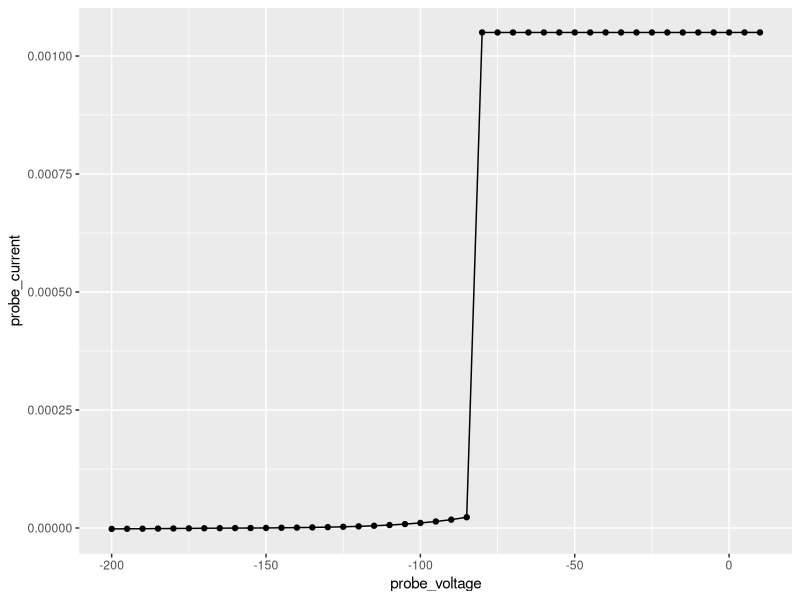
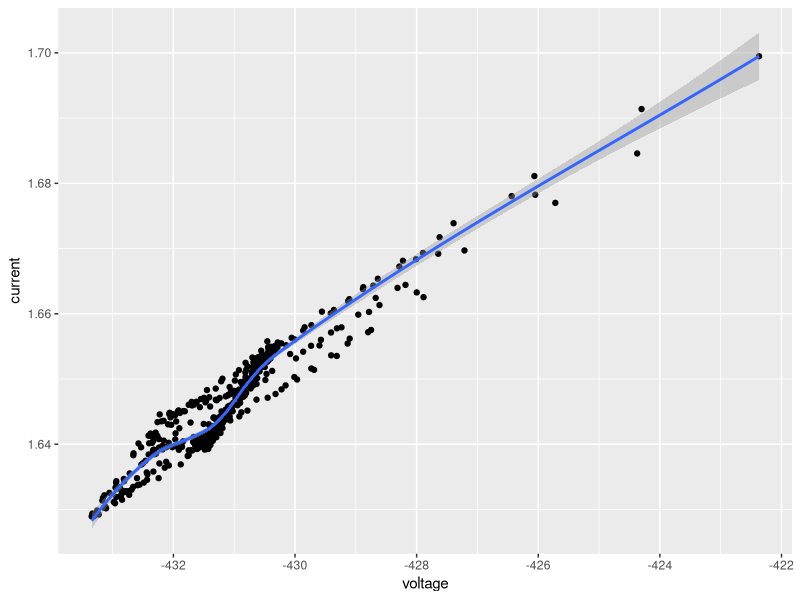
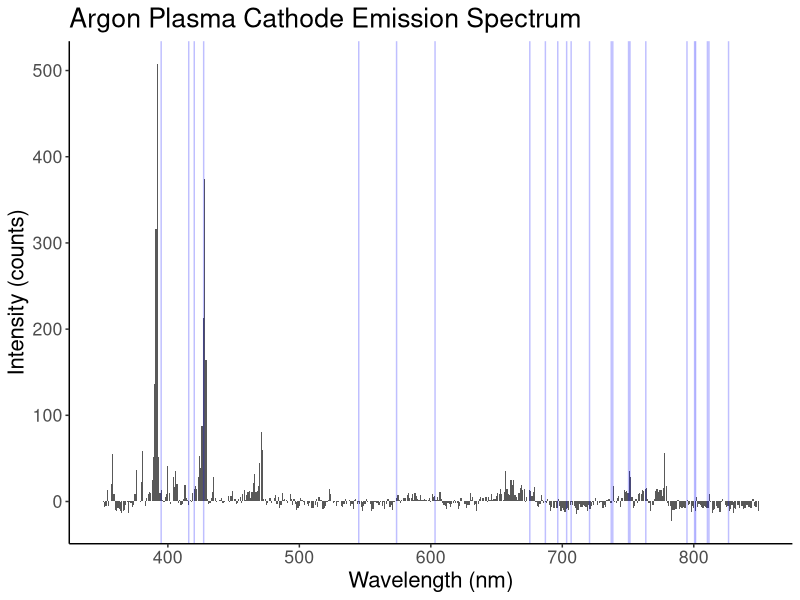
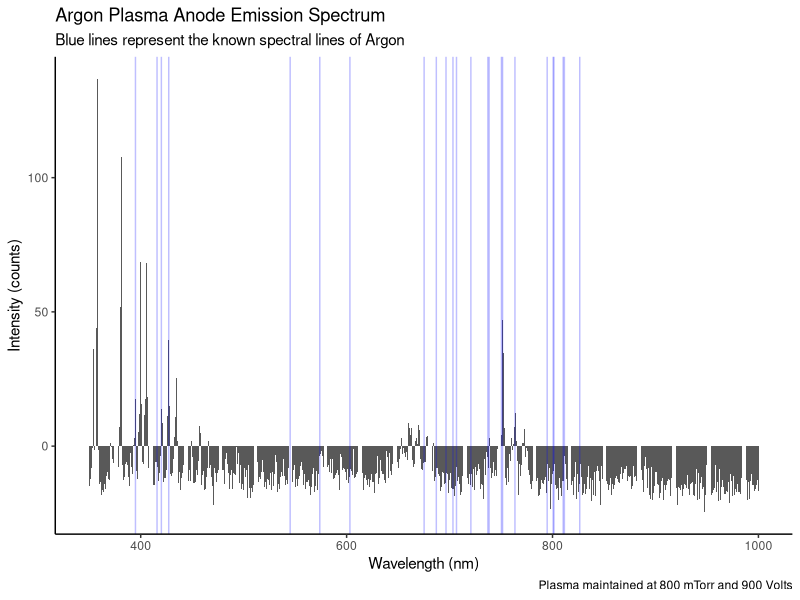
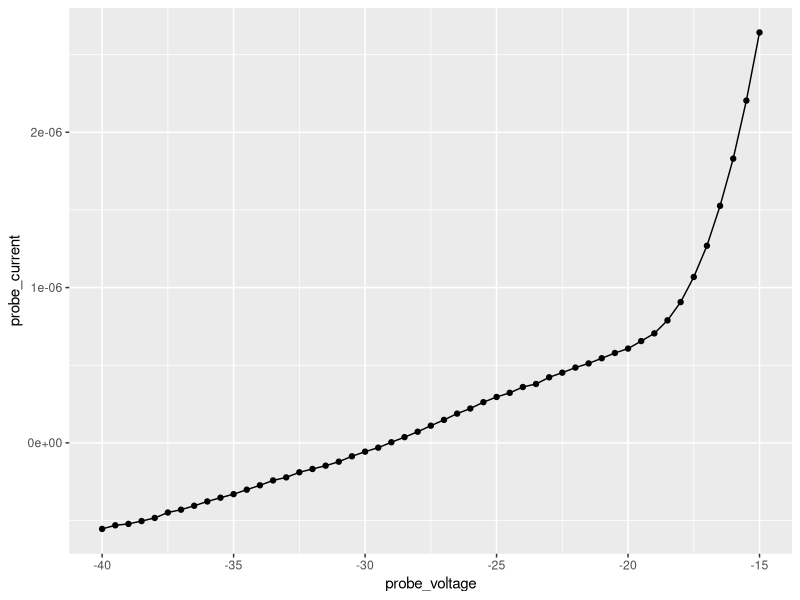
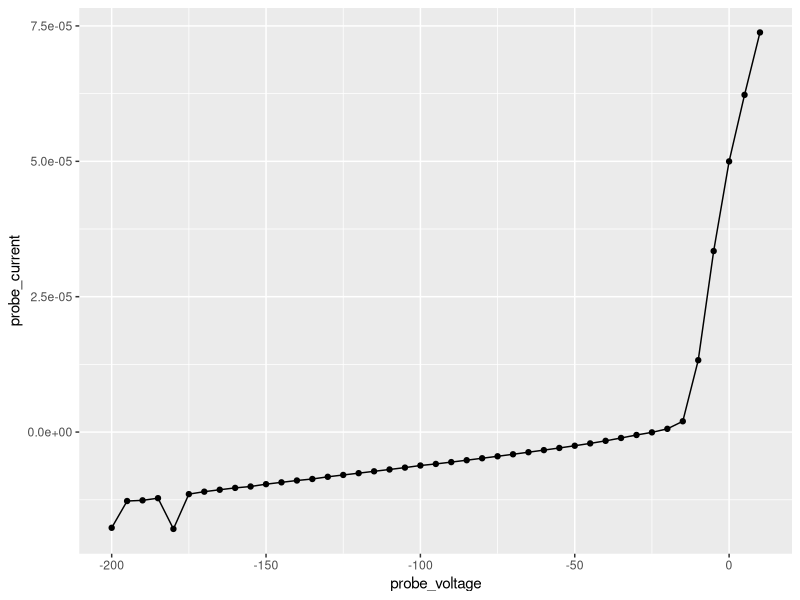
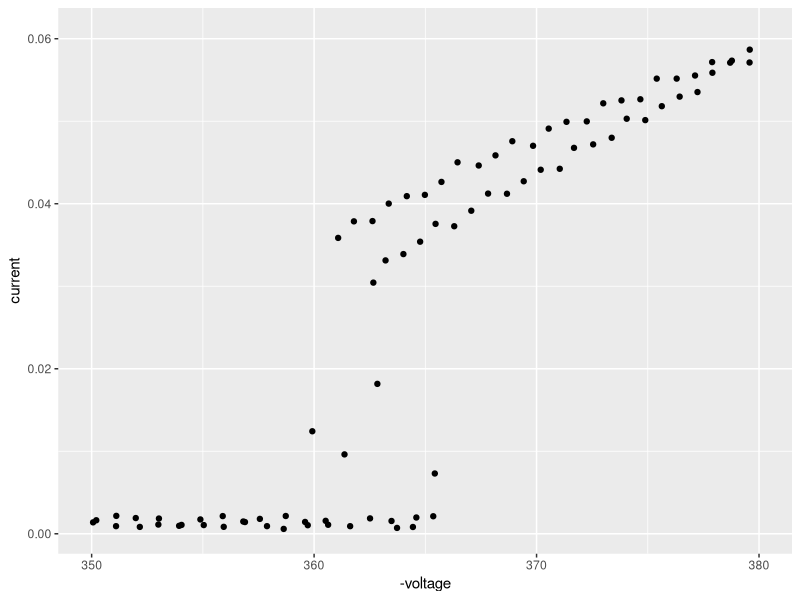
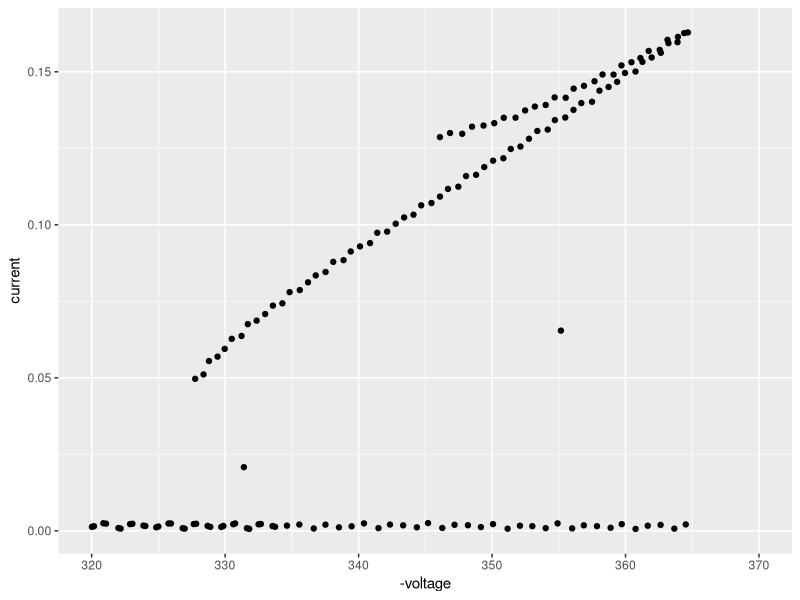

The R source for these figures, in order:
## ---- chunk 1
knitr::opts_chunk$set(echo = TRUE)
library(tidyverse)
library(ggthemes)
library(tidyr)

library(lubridate)
library(ggplot2)


## ---- chunk 2
dat <- read.csv('test4.csv') %>% 
  head(43) %>% 
  rename(probe_voltage = probe.voltage..V., probe_current = probe.current..A.)  %>% 
  mutate(probe_voltage = as.numeric(probe_voltage), probe_current = as.numeric(probe_current))

  dat %>% 
    ggplot(aes(x = probe_voltage, y = probe_current)) +
      geom_point() +
      geom_line()
  view(dat)
  
  #~230 mtorr

## ---- chunk 3

view(read.csv('test4.csv'))

data <- read.csv('test4.csv') %>% 
  tail(481) %>% 
  select(probe.voltage..V.) %>% 
  separate(col = probe.voltage..V., into = c("current", "voltage", "time"), sep = "\t") %>% 
  mutate(voltage = -as.numeric(voltage),
         current = as.numeric(current)) 

data %>% 
  ggplot(aes(x = voltage, y = current)) + 
  geom_point() +
  geom_smooth()

  #~230 mtorr


## ---- chunk 4


spectrum1 <- read.csv('spectrum_low_range.csv') %>% 
  mutate(wavelength = as.numeric(wavelength),
         intensity = as.numeric(intensity)) 



spectrum2 <- read.csv('spectrum_high_range.csv') %>% 
  mutate(wavelength = as.numeric(wavelength),
         intensity = as.numeric(intensity)) 

spectrum <- full_join(spectrum1, spectrum2)

spectrum1 %>% 
  ggplot(aes(x = wavelength, y = intensity)) + 
    geom_col() + 
    geom_vline(xintercept = 394.9, color = 'blue', alpha = .25) +
    geom_vline(xintercept = 415.86, color = 'blue', alpha = .25) +
    geom_vline(xintercept = 420.07, color = 'blue', alpha = .25) +
    geom_vline(xintercept = 427.22, color = 'blue', alpha = .25) +
    geom_vline(xintercept = 545.17, color = 'blue', alpha = .25) +
    geom_vline(xintercept = 573.95, color = 'blue', alpha = .25) +
    geom_vline(xintercept = 603.21, color = 'blue', alpha = .25) +
    geom_vline(xintercept = 675.28, color = 'blue', alpha = .25) +
    geom_vline(xintercept = 687.13, color = 'blue', alpha = .25) +
    geom_vline(xintercept = 696.54, color = 'blue', alpha = .25) +
    geom_vline(xintercept = 703.3, color = 'blue', alpha = .25) +
    geom_vline(xintercept = 706.72, color = 'blue', alpha = .25) +
    geom_vline(xintercept = 720.70, color = 'blue', alpha = .25) +
    geom_vline(xintercept = 737.21, color = 'blue', alpha = .25) +
    geom_vline(xintercept = 738.4, color = 'blue', alpha = .25) +
    geom_vline(xintercept = 750.39, color = 'blue', alpha = .25) +
    geom_vline(xintercept = 751.47, color = 'blue', alpha = .25) +
    geom_vline(xintercept = 763.51, color = 'blue', alpha = .25) +
    geom_vline(xintercept = 794.82, color = 'blue', alpha = .25) +
    geom_vline(xintercept = 800.62, color = 'blue', alpha = .25) +
  geom_vline(xintercept = 801.37, color = 'blue', alpha = .25) +
    geom_vline(xintercept = 810.37, color = 'blue', alpha = .25) +
  geom_vline(xintercept = 811.53, color = 'blue', alpha = .25) +
    geom_vline(xintercept = 826.45, color = 'blue', alpha = .25) +
    theme_classic() +
    labs(x = 'Wavelength (nm)', y = 'Intensity (counts)',
         title = 'Argon Plasma Cathode Emission Spectrum')+
          theme(text = element_text(size = 16)) +
  xlim(350,850)



   
# spectrum1 %>% 
#   ggplot(aes(x = wavelength, y = intensity)) + 
#   geom_col() + 1
#   theme_classic()
# 
#   #~201 mtorr
# 
# spectrum2 %>% 
#   ggplot(aes(x = wavelength, y = intensity)) + 
#   geom_col() +
#   theme_classic()


  #~203 mtorr
#500v
#view(spectrum2 %>% filter(intensity > 20))

## ---- chunk 5


spectrum1 <- read.csv('spectrum_anode_highpressure.csv') %>% 
  mutate(wavelength = as.numeric(wavelength),
         intensity = as.numeric(intensity)) 


spectrum2 <- read.csv('spectrum_cathode_highpressure.csv') %>% 
  mutate(wavelength = as.numeric(wavelength),
         intensity = as.numeric(intensity)) 

spectrum <- full_join(spectrum1, spectrum2)

spectrum1 %>% 
  ggplot(aes(x = wavelength, y = intensity)) + 
    geom_col() + 
    geom_vline(xintercept = 394.9, color = 'blue', alpha = .25) +
    geom_vline(xintercept = 415.86, color = 'blue', alpha = .25) +
    geom_vline(xintercept = 420.07, color = 'blue', alpha = .25) +
    geom_vline(xintercept = 427.22, color = 'blue', alpha = .25) +
    geom_vline(xintercept = 545.17, color = 'blue', alpha = .25) +
    geom_vline(xintercept = 573.95, color = 'blue', alpha = .25) +
    geom_vline(xintercept = 603.21, color = 'blue', alpha = .25) +
    geom_vline(xintercept = 675.28, color = 'blue', alpha = .25) +
    geom_vline(xintercept = 687.13, color = 'blue', alpha = .25) +
    geom_vline(xintercept = 696.54, color = 'blue', alpha = .25) +
    geom_vline(xintercept = 703.3, color = 'blue', alpha = .25) +
    geom_vline(xintercept = 706.72, color = 'blue', alpha = .25) +
    geom_vline(xintercept = 720.70, color = 'blue', alpha = .25) +
    geom_vline(xintercept = 737.21, color = 'blue', alpha = .25) +
    geom_vline(xintercept = 738.4, color = 'blue', alpha = .25) +
    geom_vline(xintercept = 750.39, color = 'blue', alpha = .25) +
    geom_vline(xintercept = 751.47, color = 'blue', alpha = .25) +
    geom_vline(xintercept = 763.51, color = 'blue', alpha = .25) +
    geom_vline(xintercept = 794.82, color = 'blue', alpha = .25) +
    geom_vline(xintercept = 800.62, color = 'blue', alpha = .25) +
  geom_vline(xintercept = 801.37, color = 'blue', alpha = .25) +
    geom_vline(xintercept = 810.37, color = 'blue', alpha = .25) +
  geom_vline(xintercept = 811.53, color = 'blue', alpha = .25) +
    geom_vline(xintercept = 826.45, color = 'blue', alpha = .25) +
######
    theme_classic() +
    labs(x = 'Wavelength (nm)', y = 'Intensity (counts)',
         title = 'Argon Plasma Anode Emission Spectrum',
         subtitle = 'Blue lines represent the known spectral lines of Argon',
         caption = 'Plasma maintained at 800 mTorr and 900 Volts')


   
# spectrum1 %>% 
#   ggplot(aes(x = wavelength, y = intensity)) + 
#   geom_col() + 
#   theme_classic()
# 
#   #~800 mtorr
# 
# spectrum2 %>% 
#   ggplot(aes(x = wavelength, y = intensity)) + 
#   geom_col() +
#   theme_classic()


  #~800 mtorr
## ---- chunk 6

dat1 <- read.csv('raw_data/signflip_50torr_700v.csv') %>% 
  head(51) %>% 
  rename(probe_voltage = probe.voltage..V., probe_current = probe.current..A.)  %>% 
  mutate(probe_voltage = as.numeric(probe_voltage), probe_current = as.numeric(probe_current))

   dat1 %>% 
     ggplot(aes(x = probe_voltage, y = probe_current)) +
       geom_point() +
       geom_line()

  
  dat2 <- read.csv('raw_data/fullrange_50torr_800v.csv') %>% 
  head(43) %>% 
  rename(probe_voltage = probe.voltage..V., probe_current = probe.current..A.)  %>% 
  mutate(probe_voltage = as.numeric(probe_voltage), probe_current = as.numeric(probe_current))

   dat2 %>% 
     ggplot(aes(x = probe_voltage, y = probe_current)) +
       geom_point() +
       geom_line()


## ---- chunk 7

#view(read.csv('raw_data/paschem_breakdown_50torr.csv'))

dat1 <- read.csv('raw_data/paschem_breakdown_50torr.csv') %>% 
  separate(col = X0.004299..12.964960.19.402000, into = c("current", "voltage", "time"), sep = "\t") %>% 
  mutate(voltage = as.numeric(voltage),
         current = as.numeric(current),
         time = as.numeric(time)) 

dat1 %>% 
   ggplot(aes(x = -voltage, y = current)) + 
  geom_point() + xlim(350,380) 

view(dat1)
## ---- chunk 8

#view(read.csv('raw_data/paschem_breakdown_100torr.csv'))

dat1 <- read.csv('raw_data/paschem_breakdown_100torr.csv') %>% 
  separate(col = X.0.000092..13.467147.8.747000, into = c("current", "voltage", "time"), sep = "\t") %>% 
  mutate(voltage = as.numeric(voltage),
         current = as.numeric(current),
         time = as.numeric(time)) 

dat1 %>% 
   ggplot(aes(x = -voltage, y = current)) + 
  geom_point() + xlim(320,370) 

view(dat1)

## ---- chunk 9

#view(read.csv('raw_data/paschem_breakdown_200torr.csv'))

dat1 <- read.csv('raw_data/paschem_breakdown_200torr.csv') %>% 
  separate(col = X0.005379..2.960968.23.020000, into = c("current", "voltage", "time"), sep = "\t") %>% 
  mutate(voltage = as.numeric(voltage),
         current = as.numeric(current),
         time = as.numeric(time)) 

dat1 %>% 
   ggplot(aes(x = -voltage, y = current)) + 
  geom_point() + xlim(300,335) 

view(dat1)


## ---- chunk 10

#view(read.csv('raw_data/paschem_breakdown_400torr.csv'))

dat1 <- read.csv('raw_data/paschem_breakdown_400torr.csv') %>% 
  separate(col = X.0.001972..3.466537.9.505000, into = c("current", "voltage", "time"), sep = "\t") %>% 
  mutate(voltage = as.numeric(voltage),
         current = as.numeric(current),
         time = as.numeric(time)) 

dat1 %>% 
   ggplot(aes(x = -voltage, y = current)) + 
  geom_point() + xlim(300,350) 

view(dat1)

## ---- chunk 11

#view(read.csv('raw_data/paschen_breakdown_800torr.csv'))

dat1 <- read.csv('raw_data/paschen_breakdown_800torr.csv') %>% 
  separate(col = X3.141056..397.343250.6.076000, into = c("current", "voltage", "time"), sep = "\t") %>% 
  mutate(voltage = as.numeric(voltage),
         current = as.numeric(current),
         time = as.numeric(time)) 

dat1 %>% 
   ggplot(aes(x = -voltage, y = current)) + 
  geom_point() + xlim(335,380) 

view(dat1)

## ---- chunk 12

view(read.csv('raw_data/paschen_breakdown_1200torr.csv'))

dat1 <- read.csv('raw_data/paschen_breakdown_1200torr.csv') %>% 
  separate(col = X.0.005333..3.802648.8.608000, into = c("current", "voltage", "time"), sep = "\t") %>% 
  mutate(voltage = as.numeric(voltage),
         current = as.numeric(current),
         time = as.numeric(time)) 

dat1 %>% 
   ggplot(aes(x = -voltage, y = current)) + 
  geom_point() + xlim(350,425) 

view(dat1)

## ---- chunk 13

#view(read.csv('raw_data/paschen_breakdown_1600torr.csv'))

dat1 <- read.csv('raw_data/paschen_breakdown_1600torr.csv') %>% 
  separate(col = X0.001058..3.710170.11.792000, into = c("current", "voltage", "time"), sep = "\t") %>% 
  mutate(voltage = as.numeric(voltage),
         current = as.numeric(current),
         time = as.numeric(time)) 


dat1 %>% 
   ggplot(aes(x = -voltage, y = current)) + 
   geom_point() +
   xlim(300,375)

view(dat1)

## ---- chunk 14

view(read.csv('raw_data/paschen_breakdown_1800torr.csv'))

dat1 <- read.csv('raw_data/paschen_breakdown_1800torr.csv') %>% 
  separate(col = X0.006049..3.439872.8.280000, into = c("current", "voltage", "time"), sep = "\t") %>% 
  mutate(voltage = as.numeric(voltage),
         current = as.numeric(current),
         time = as.numeric(time)) 

dat1 %>% 
   ggplot(aes(x = -voltage, y = current)) + 
  geom_point() + xlim(400,475) 

view(dat1)

## ---- chunk 15

paschen <- tibble(pressure = c(15,25,50,100,200,400,800,1200,1600,1800), bvoltage = c(426.172, 389.573, 364.596,364.5101,379.7404,441.1755,636.367,717.6085,765.856, 941.7719))

paschen %>% 
  ggplot(aes(x = pressure*12.5/1000, y = bvoltage)) +
  geom_point() +
  geom_line() + 
  scale_x_log10() +
  scale_y_log10(limits = c(100,10e3)) + 
  geom_function(fun = ~ (180*.x)/(log(12*.x) - 1.369), color = 'red')  #ar





## ---- chunk 16
hyst_compare <- tibble(pressure  = c(15,25,50,100,200,400,800,1200,1600,1800),
                       v_up = c(426.172,389.573, 364.596,364.5101,379.7404,441.1755,636.367,717.6085,765.856,941.7719),
                       v_down = c(424.16947,386.861079,362.663,327.758,306.807,304.7808,341.225,370.602,319.755,420.9226))
hyst_compare %>% 
ggplot(aes(x = pressure)) +
  geom_point(aes(y = v_up), color = 'blue', size = 3)+
    geom_line(aes(y = v_up), color = 'blue')+
    geom_point(aes(y = v_down), color = 'red', size = 3)+
    geom_line(aes(y = v_down), color = 'red')+
    labs(title = 'Rising and Falling Breakdown Voltage for Argon',
         subtitle = 'Demonstrating hysteresis in Paschen\'s Law',
       x = 'Pressure (mTorr)',
       y = 'Breakdown Voltage (V)') +
  theme_classic() +
     theme(text = element_text(size = 16)) 

##800v Argonee



# hyst_single <- read.csv('raw_data/paschem_breakdown_400torr.csv') %>% 
#   separate(col = X.0.001972..3.466537.9.505000, into = c("current", "voltage", "time"), sep = "\t") %>% 
#   mutate(voltage = as.numeric(voltage),
#          current = as.numeric(current),
#          time = as.numeric(time)) 

# hyst_single %>% 
#    ggplot(aes(x = -voltage, y = current)) + 
#   geom_point() + xlim(300,450) +
#   geom_path() +
#   theme_classic()




